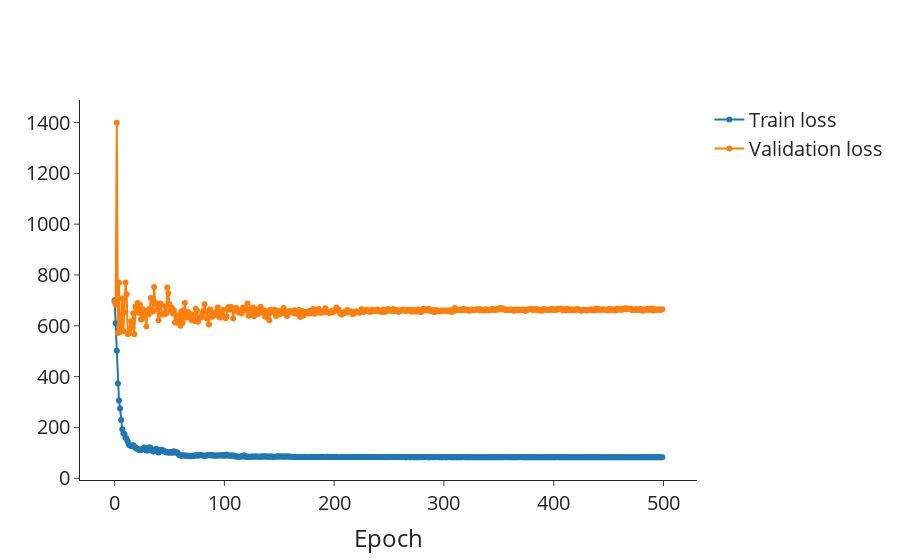

Here is the notebook cell this chart was saved with:
### Markdown cell above
## Loss

### Code cell
lr_val = go.Scatter(
    x=df_lr_epochs_first.index,
    y=df_lr_epochs_first["val/loss/shg_tensor_full"],
    mode="lines+markers",
    name="Validation loss",
    showlegend=True,
)
lr_train = go.Scatter(
    x=df_lr_epochs_second.index,
    y=df_lr_epochs_second["train/loss/shg_tensor_full"],
    mode="lines+markers",
    name="Train loss",
    showlegend=True,
)

# Layout
layout = go.Layout(
    # title=dict(text='Scatter Plot'),
    xaxis=dict(title="Epoch"),
    # yaxis=dict(title='<i>d&#770;</i><sub>KP</sub> (pm/V)', range=[-5,180]),
    # legend=dict(font=dict(size=12)),
)

# Create figure
fig = go.Figure(data=[lr_train, lr_val], layout=layout)

fig.update_layout(
    autosize=True,
    font_size=20,
    # width=600,
    # height=600,
    # plot_bgcolor="white",
    template="simple_white",
)
fig.update_layout(
    xaxis=dict(
        # tickmode = 'array',
        # tickvals = [1, 2,3,4,5,6,7,8],
        # ticktext = ['One', 'Three', 'Five', 'Seven', 'Nine', 'Eleven']
        showgrid=False,
    ),
    yaxis=dict(
        # tickmode = 'array',
        # tickvals = [1, 2,3,4,5,6,7,8],
        # ticktext = ['One', 'Three', 'Five', 'Seven', 'Nine', 'Eleven']
        showgrid=False,
    ),
)

# Show figure
fig.show()

### Figure 1 — Plotly figure (JSON) as saved in the notebook; plotly's stock layout.template omitted (floating-point values rounded to 4 significant figures; data arrays with more than 128 entries replaced by an {"elided": "..."} marker saying what was removed)
{"data": [{"mode": "lines+markers", "name": "Train loss", "showlegend": true, "type": "scatter", "x": {"elided": "500 int values"}, "y": {"elided": "500 float values"}}, {"mode": "lines+markers", "name": "Validation loss", "showlegend": true, "type": "scatter", "x": {"elided": "500 int values"}, "y": {"elided": "500 float values"}}], "layout": {"autosize": true, "font": {"size": 20}, "xaxis": {"showgrid": false, "title": {"text": "Epoch"}}, "yaxis": {"showgrid": false}}}
